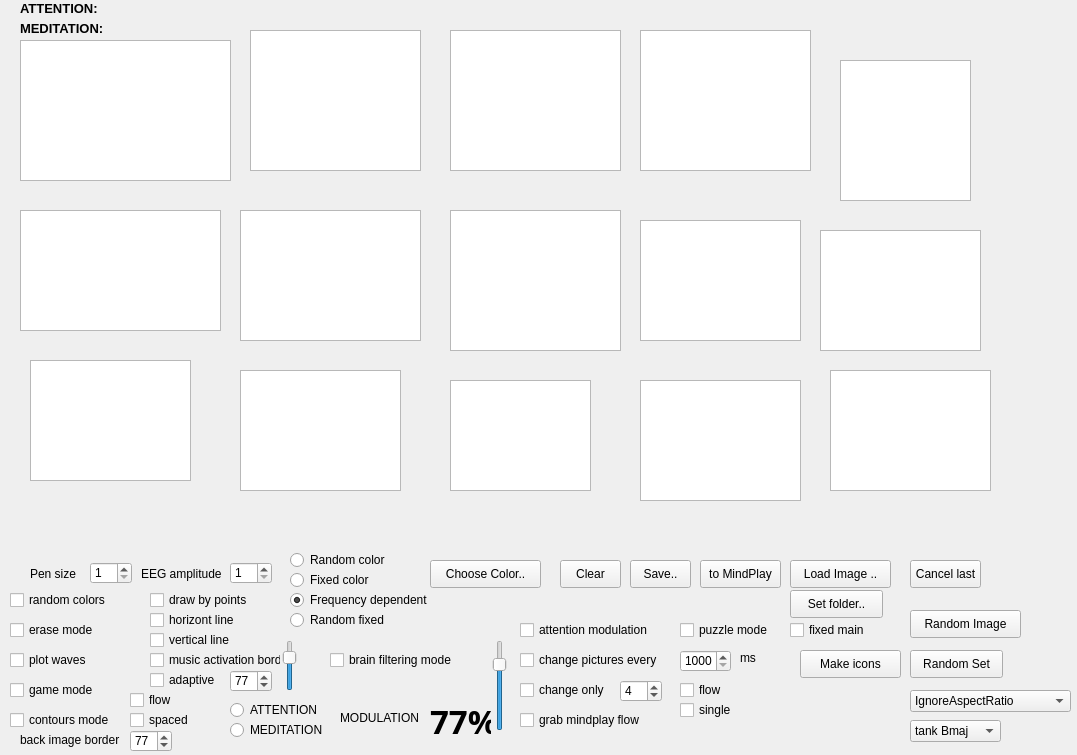
<?xml version="1.0" encoding="UTF-8"?>
<ui version="4.0">
 <class>paintform</class>
 <widget class="QWidget" name="paintform">
  <property name="geometry">
   <rect>
    <x>0</x>
    <y>0</y>
    <width>1077</width>
    <height>755</height>
   </rect>
  </property>
  <property name="windowTitle">
   <string>MindDrawPlay beta 2.24 | MindDraw</string>
  </property>
  <widget class="QGraphicsView" name="graphicsView">
   <property name="geometry">
    <rect>
     <x>240</x>
     <y>210</y>
     <width>181</width>
     <height>131</height>
    </rect>
   </property>
   <property name="sizePolicy">
    <sizepolicy hsizetype="Fixed" vsizetype="Fixed">
     <horstretch>0</horstretch>
     <verstretch>0</verstretch>
    </sizepolicy>
   </property>
   <property name="verticalScrollBarPolicy">
    <enum>Qt::ScrollBarAlwaysOff</enum>
   </property>
   <property name="horizontalScrollBarPolicy">
    <enum>Qt::ScrollBarAlwaysOff</enum>
   </property>
  </widget>
  <widget class="QPushButton" name="pushButton">
   <property name="geometry">
    <rect>
     <x>560</x>
     <y>560</y>
     <width>61</width>
     <height>28</height>
    </rect>
   </property>
   <property name="text">
    <string>Clear</string>
   </property>
  </widget>
  <widget class="QCheckBox" name="checkBox">
   <property name="geometry">
    <rect>
     <x>10</x>
     <y>590</y>
     <width>121</width>
     <height>20</height>
    </rect>
   </property>
   <property name="text">
    <string>random colors</string>
   </property>
  </widget>
  <widget class="QPushButton" name="pushButton_2">
   <property name="geometry">
    <rect>
     <x>790</x>
     <y>560</y>
     <width>101</width>
     <height>28</height>
    </rect>
   </property>
   <property name="text">
    <string>Load Image ..</string>
   </property>
  </widget>
  <widget class="QSpinBox" name="spinBox">
   <property name="geometry">
    <rect>
     <x>230</x>
     <y>562</y>
     <width>42</width>
     <height>22</height>
    </rect>
   </property>
   <property name="minimum">
    <number>1</number>
   </property>
   <property name="maximum">
    <number>12</number>
   </property>
  </widget>
  <widget class="QLabel" name="label">
   <property name="geometry">
    <rect>
     <x>141</x>
     <y>564</y>
     <width>91</width>
     <height>20</height>
    </rect>
   </property>
   <property name="text">
    <string>EEG amplitude</string>
   </property>
  </widget>
  <widget class="QLabel" name="label_2">
   <property name="geometry">
    <rect>
     <x>30</x>
     <y>564</y>
     <width>51</width>
     <height>20</height>
    </rect>
   </property>
   <property name="text">
    <string>Pen size</string>
   </property>
  </widget>
  <widget class="QSpinBox" name="spinBox_2">
   <property name="geometry">
    <rect>
     <x>90</x>
     <y>562</y>
     <width>42</width>
     <height>22</height>
    </rect>
   </property>
   <property name="minimum">
    <number>1</number>
   </property>
   <property name="maximum">
    <number>50</number>
   </property>
  </widget>
  <widget class="QPushButton" name="pushButton_3">
   <property name="geometry">
    <rect>
     <x>430</x>
     <y>560</y>
     <width>111</width>
     <height>28</height>
    </rect>
   </property>
   <property name="text">
    <string>Choose Color..</string>
   </property>
  </widget>
  <widget class="QPushButton" name="pushButton_4">
   <property name="geometry">
    <rect>
     <x>630</x>
     <y>560</y>
     <width>61</width>
     <height>28</height>
    </rect>
   </property>
   <property name="text">
    <string>Save..</string>
   </property>
  </widget>
  <widget class="QCheckBox" name="checkBox_2">
   <property name="geometry">
    <rect>
     <x>150</x>
     <y>590</y>
     <width>111</width>
     <height>20</height>
    </rect>
   </property>
   <property name="text">
    <string>draw by points</string>
   </property>
  </widget>
  <widget class="QRadioButton" name="radioButton">
   <property name="geometry">
    <rect>
     <x>290</x>
     <y>550</y>
     <width>111</width>
     <height>20</height>
    </rect>
   </property>
   <property name="text">
    <string>Random color</string>
   </property>
  </widget>
  <widget class="QRadioButton" name="radioButton_2">
   <property name="geometry">
    <rect>
     <x>290</x>
     <y>570</y>
     <width>95</width>
     <height>20</height>
    </rect>
   </property>
   <property name="text">
    <string>Fixed color</string>
   </property>
  </widget>
  <widget class="QRadioButton" name="radioButton_3">
   <property name="geometry">
    <rect>
     <x>290</x>
     <y>590</y>
     <width>151</width>
     <height>20</height>
    </rect>
   </property>
   <property name="text">
    <string>Frequency dependent</string>
   </property>
   <property name="checked">
    <bool>true</bool>
   </property>
  </widget>
  <widget class="QPushButton" name="pushButton_5">
   <property name="geometry">
    <rect>
     <x>910</x>
     <y>560</y>
     <width>71</width>
     <height>28</height>
    </rect>
   </property>
   <property name="text">
    <string>Cancel last</string>
   </property>
  </widget>
  <widget class="QCheckBox" name="checkBox_3">
   <property name="geometry">
    <rect>
     <x>10</x>
     <y>620</y>
     <width>101</width>
     <height>20</height>
    </rect>
   </property>
   <property name="text">
    <string>erase mode</string>
   </property>
  </widget>
  <widget class="QCheckBox" name="checkBox_4">
   <property name="geometry">
    <rect>
     <x>150</x>
     <y>610</y>
     <width>101</width>
     <height>20</height>
    </rect>
   </property>
   <property name="text">
    <string>horizont line</string>
   </property>
  </widget>
  <widget class="QCheckBox" name="checkBox_5">
   <property name="geometry">
    <rect>
     <x>150</x>
     <y>630</y>
     <width>91</width>
     <height>20</height>
    </rect>
   </property>
   <property name="text">
    <string>vertical line</string>
   </property>
  </widget>
  <widget class="QCheckBox" name="checkBox_6">
   <property name="geometry">
    <rect>
     <x>330</x>
     <y>650</y>
     <width>151</width>
     <height>20</height>
    </rect>
   </property>
   <property name="text">
    <string>brain filtering mode </string>
   </property>
  </widget>
  <widget class="QPushButton" name="pushButton_6">
   <property name="geometry">
    <rect>
     <x>910</x>
     <y>610</y>
     <width>111</width>
     <height>28</height>
    </rect>
   </property>
   <property name="text">
    <string>Random Image</string>
   </property>
  </widget>
  <widget class="QLabel" name="label_24">
   <property name="geometry">
    <rect>
     <x>20</x>
     <y>20</y>
     <width>181</width>
     <height>16</height>
    </rect>
   </property>
   <property name="font">
    <font>
     <pointsize>10</pointsize>
     <weight>75</weight>
     <bold>true</bold>
    </font>
   </property>
   <property name="text">
    <string>MEDITATION:</string>
   </property>
  </widget>
  <widget class="QLabel" name="label_23">
   <property name="geometry">
    <rect>
     <x>20</x>
     <y>0</y>
     <width>181</width>
     <height>16</height>
    </rect>
   </property>
   <property name="font">
    <font>
     <pointsize>10</pointsize>
     <weight>75</weight>
     <bold>true</bold>
    </font>
   </property>
   <property name="text">
    <string>ATTENTION: </string>
   </property>
  </widget>
  <widget class="QCheckBox" name="checkBox_7">
   <property name="geometry">
    <rect>
     <x>520</x>
     <y>620</y>
     <width>151</width>
     <height>20</height>
    </rect>
   </property>
   <property name="text">
    <string>attention modulation</string>
   </property>
  </widget>
  <widget class="QGraphicsView" name="graphicsView_2">
   <property name="geometry">
    <rect>
     <x>20</x>
     <y>40</y>
     <width>211</width>
     <height>141</height>
    </rect>
   </property>
  </widget>
  <widget class="QGraphicsView" name="graphicsView_3">
   <property name="geometry">
    <rect>
     <x>20</x>
     <y>210</y>
     <width>201</width>
     <height>121</height>
    </rect>
   </property>
  </widget>
  <widget class="QGraphicsView" name="graphicsView_4">
   <property name="geometry">
    <rect>
     <x>250</x>
     <y>30</y>
     <width>171</width>
     <height>141</height>
    </rect>
   </property>
  </widget>
  <widget class="QGraphicsView" name="graphicsView_5">
   <property name="geometry">
    <rect>
     <x>840</x>
     <y>60</y>
     <width>131</width>
     <height>141</height>
    </rect>
   </property>
  </widget>
  <widget class="QGraphicsView" name="graphicsView_6">
   <property name="geometry">
    <rect>
     <x>830</x>
     <y>370</y>
     <width>161</width>
     <height>121</height>
    </rect>
   </property>
  </widget>
  <widget class="QGraphicsView" name="graphicsView_7">
   <property name="geometry">
    <rect>
     <x>450</x>
     <y>380</y>
     <width>141</width>
     <height>111</height>
    </rect>
   </property>
  </widget>
  <widget class="QGraphicsView" name="graphicsView_8">
   <property name="geometry">
    <rect>
     <x>450</x>
     <y>30</y>
     <width>171</width>
     <height>141</height>
    </rect>
   </property>
  </widget>
  <widget class="QGraphicsView" name="graphicsView_9">
   <property name="geometry">
    <rect>
     <x>640</x>
     <y>30</y>
     <width>171</width>
     <height>141</height>
    </rect>
   </property>
  </widget>
  <widget class="QGraphicsView" name="graphicsView_10">
   <property name="geometry">
    <rect>
     <x>450</x>
     <y>210</y>
     <width>171</width>
     <height>141</height>
    </rect>
   </property>
  </widget>
  <widget class="QGraphicsView" name="graphicsView_11">
   <property name="geometry">
    <rect>
     <x>30</x>
     <y>360</y>
     <width>161</width>
     <height>121</height>
    </rect>
   </property>
  </widget>
  <widget class="QGraphicsView" name="graphicsView_12">
   <property name="geometry">
    <rect>
     <x>240</x>
     <y>370</y>
     <width>161</width>
     <height>121</height>
    </rect>
   </property>
  </widget>
  <widget class="QGraphicsView" name="graphicsView_13">
   <property name="geometry">
    <rect>
     <x>640</x>
     <y>380</y>
     <width>161</width>
     <height>121</height>
    </rect>
   </property>
  </widget>
  <widget class="QGraphicsView" name="graphicsView_14">
   <property name="geometry">
    <rect>
     <x>640</x>
     <y>220</y>
     <width>161</width>
     <height>121</height>
    </rect>
   </property>
  </widget>
  <widget class="QGraphicsView" name="graphicsView_15">
   <property name="geometry">
    <rect>
     <x>820</x>
     <y>230</y>
     <width>161</width>
     <height>121</height>
    </rect>
   </property>
  </widget>
  <widget class="QCheckBox" name="checkBox_8">
   <property name="geometry">
    <rect>
     <x>680</x>
     <y>620</y>
     <width>101</width>
     <height>20</height>
    </rect>
   </property>
   <property name="text">
    <string>puzzle mode</string>
   </property>
  </widget>
  <widget class="QPushButton" name="pushButton_7">
   <property name="geometry">
    <rect>
     <x>910</x>
     <y>650</y>
     <width>93</width>
     <height>28</height>
    </rect>
   </property>
   <property name="text">
    <string>Random Set</string>
   </property>
  </widget>
  <widget class="QCheckBox" name="checkBox_9">
   <property name="geometry">
    <rect>
     <x>790</x>
     <y>620</y>
     <width>101</width>
     <height>20</height>
    </rect>
   </property>
   <property name="text">
    <string>fixed main</string>
   </property>
  </widget>
  <widget class="QCheckBox" name="checkBox_10">
   <property name="geometry">
    <rect>
     <x>520</x>
     <y>650</y>
     <width>151</width>
     <height>20</height>
    </rect>
   </property>
   <property name="text">
    <string>change pictures every</string>
   </property>
  </widget>
  <widget class="QSpinBox" name="spinBox_3">
   <property name="geometry">
    <rect>
     <x>680</x>
     <y>650</y>
     <width>51</width>
     <height>22</height>
    </rect>
   </property>
   <property name="minimum">
    <number>1000</number>
   </property>
   <property name="maximum">
    <number>5000</number>
   </property>
   <property name="singleStep">
    <number>100</number>
   </property>
   <property name="value">
    <number>1000</number>
   </property>
  </widget>
  <widget class="QLabel" name="label_3">
   <property name="geometry">
    <rect>
     <x>740</x>
     <y>650</y>
     <width>31</width>
     <height>16</height>
    </rect>
   </property>
   <property name="text">
    <string>ms</string>
   </property>
  </widget>
  <widget class="QPushButton" name="pushButton_8">
   <property name="geometry">
    <rect>
     <x>800</x>
     <y>650</y>
     <width>101</width>
     <height>28</height>
    </rect>
   </property>
   <property name="text">
    <string>Make icons</string>
   </property>
  </widget>
  <widget class="QRadioButton" name="radioButton_4">
   <property name="geometry">
    <rect>
     <x>230</x>
     <y>700</y>
     <width>101</width>
     <height>20</height>
    </rect>
   </property>
   <property name="text">
    <string>ATTENTION</string>
   </property>
   <attribute name="buttonGroup">
    <string notr="true">buttonGroup</string>
   </attribute>
  </widget>
  <widget class="QRadioButton" name="radioButton_5">
   <property name="geometry">
    <rect>
     <x>230</x>
     <y>720</y>
     <width>101</width>
     <height>20</height>
    </rect>
   </property>
   <property name="text">
    <string>MEDITATION</string>
   </property>
   <attribute name="buttonGroup">
    <string notr="true">buttonGroup</string>
   </attribute>
  </widget>
  <widget class="QLabel" name="label_4">
   <property name="geometry">
    <rect>
     <x>340</x>
     <y>710</y>
     <width>81</width>
     <height>16</height>
    </rect>
   </property>
   <property name="text">
    <string>MODULATION</string>
   </property>
  </widget>
  <widget class="QLabel" name="label_5">
   <property name="geometry">
    <rect>
     <x>430</x>
     <y>700</y>
     <width>61</width>
     <height>41</height>
    </rect>
   </property>
   <property name="font">
    <font>
     <family>Narkisim</family>
     <pointsize>25</pointsize>
     <weight>75</weight>
     <bold>true</bold>
    </font>
   </property>
   <property name="text">
    <string>77%</string>
   </property>
  </widget>
  <widget class="QCheckBox" name="checkBox_11">
   <property name="geometry">
    <rect>
     <x>520</x>
     <y>680</y>
     <width>121</width>
     <height>20</height>
    </rect>
   </property>
   <property name="text">
    <string>change only</string>
   </property>
  </widget>
  <widget class="QSpinBox" name="spinBox_4">
   <property name="geometry">
    <rect>
     <x>620</x>
     <y>680</y>
     <width>42</width>
     <height>22</height>
    </rect>
   </property>
   <property name="minimum">
    <number>0</number>
   </property>
   <property name="maximum">
    <number>14</number>
   </property>
   <property name="value">
    <number>4</number>
   </property>
  </widget>
  <widget class="QComboBox" name="comboBox">
   <property name="geometry">
    <rect>
     <x>910</x>
     <y>690</y>
     <width>161</width>
     <height>22</height>
    </rect>
   </property>
   <item>
    <property name="text">
     <string>IgnoreAspectRatio</string>
    </property>
   </item>
   <item>
    <property name="text">
     <string>KeepAspectRatio</string>
    </property>
   </item>
   <item>
    <property name="text">
     <string>KeepExpanding</string>
    </property>
   </item>
  </widget>
  <widget class="QCustomPlot" name="widget" native="true">
   <property name="geometry">
    <rect>
     <x>60</x>
     <y>510</y>
     <width>421</width>
     <height>41</height>
    </rect>
   </property>
  </widget>
  <widget class="QCustomPlot" name="widget_2" native="true">
   <property name="geometry">
    <rect>
     <x>520</x>
     <y>510</y>
     <width>441</width>
     <height>31</height>
    </rect>
   </property>
  </widget>
  <widget class="QCheckBox" name="checkBox_12">
   <property name="geometry">
    <rect>
     <x>10</x>
     <y>650</y>
     <width>101</width>
     <height>20</height>
    </rect>
   </property>
   <property name="text">
    <string>plot waves</string>
   </property>
  </widget>
  <widget class="QCheckBox" name="checkBox_13">
   <property name="geometry">
    <rect>
     <x>10</x>
     <y>680</y>
     <width>101</width>
     <height>20</height>
    </rect>
   </property>
   <property name="text">
    <string>game mode</string>
   </property>
  </widget>
  <widget class="QCheckBox" name="checkBox_14">
   <property name="geometry">
    <rect>
     <x>10</x>
     <y>710</y>
     <width>121</width>
     <height>20</height>
    </rect>
   </property>
   <property name="text">
    <string>contours mode</string>
   </property>
  </widget>
  <widget class="QSlider" name="verticalSlider">
   <property name="geometry">
    <rect>
     <x>490</x>
     <y>640</y>
     <width>20</width>
     <height>91</height>
    </rect>
   </property>
   <property name="maximum">
    <number>100</number>
   </property>
   <property name="value">
    <number>77</number>
   </property>
   <property name="tracking">
    <bool>false</bool>
   </property>
   <property name="orientation">
    <enum>Qt::Vertical</enum>
   </property>
  </widget>
  <widget class="QRadioButton" name="radioButton_6">
   <property name="geometry">
    <rect>
     <x>290</x>
     <y>610</y>
     <width>121</width>
     <height>20</height>
    </rect>
   </property>
   <property name="text">
    <string>Random fixed </string>
   </property>
  </widget>
  <widget class="QCheckBox" name="checkBox_15">
   <property name="geometry">
    <rect>
     <x>150</x>
     <y>650</y>
     <width>131</width>
     <height>20</height>
    </rect>
   </property>
   <property name="text">
    <string>music activation border</string>
   </property>
  </widget>
  <widget class="QSpinBox" name="spinBox_5">
   <property name="geometry">
    <rect>
     <x>230</x>
     <y>670</y>
     <width>42</width>
     <height>22</height>
    </rect>
   </property>
   <property name="minimum">
    <number>20</number>
   </property>
   <property name="maximum">
    <number>99</number>
   </property>
   <property name="value">
    <number>77</number>
   </property>
  </widget>
  <widget class="QSlider" name="verticalSlider_2">
   <property name="geometry">
    <rect>
     <x>280</x>
     <y>640</y>
     <width>20</width>
     <height>51</height>
    </rect>
   </property>
   <property name="minimum">
    <number>20</number>
   </property>
   <property name="maximum">
    <number>99</number>
   </property>
   <property name="value">
    <number>77</number>
   </property>
   <property name="orientation">
    <enum>Qt::Vertical</enum>
   </property>
  </widget>
  <widget class="QComboBox" name="comboBox_2">
   <property name="geometry">
    <rect>
     <x>910</x>
     <y>720</y>
     <width>91</width>
     <height>22</height>
    </rect>
   </property>
   <property name="currentIndex">
    <number>1</number>
   </property>
   <item>
    <property name="text">
     <string>tank Gmaj</string>
    </property>
   </item>
   <item>
    <property name="text">
     <string>tank Bmaj</string>
    </property>
   </item>
   <item>
    <property name="text">
     <string>space Dmin</string>
    </property>
   </item>
  </widget>
  <widget class="QPushButton" name="pushButton_9">
   <property name="geometry">
    <rect>
     <x>700</x>
     <y>560</y>
     <width>81</width>
     <height>28</height>
    </rect>
   </property>
   <property name="text">
    <string>to MindPlay</string>
   </property>
  </widget>
  <widget class="QLabel" name="label_7">
   <property name="geometry">
    <rect>
     <x>20</x>
     <y>730</y>
     <width>111</width>
     <height>20</height>
    </rect>
   </property>
   <property name="text">
    <string>back image border</string>
   </property>
  </widget>
  <widget class="QSpinBox" name="spinBox_6">
   <property name="geometry">
    <rect>
     <x>130</x>
     <y>730</y>
     <width>42</width>
     <height>22</height>
    </rect>
   </property>
   <property name="minimum">
    <number>40</number>
   </property>
   <property name="maximum">
    <number>99</number>
   </property>
   <property name="value">
    <number>77</number>
   </property>
  </widget>
  <widget class="QCheckBox" name="checkBox_16">
   <property name="geometry">
    <rect>
     <x>680</x>
     <y>680</y>
     <width>91</width>
     <height>20</height>
    </rect>
   </property>
   <property name="text">
    <string>flow</string>
   </property>
  </widget>
  <widget class="QCheckBox" name="checkBox_17">
   <property name="geometry">
    <rect>
     <x>680</x>
     <y>700</y>
     <width>61</width>
     <height>20</height>
    </rect>
   </property>
   <property name="text">
    <string>single</string>
   </property>
  </widget>
  <widget class="QPushButton" name="pushButton_10">
   <property name="geometry">
    <rect>
     <x>790</x>
     <y>590</y>
     <width>93</width>
     <height>28</height>
    </rect>
   </property>
   <property name="text">
    <string>Set folder..</string>
   </property>
  </widget>
  <widget class="QCheckBox" name="checkBox_19">
   <property name="geometry">
    <rect>
     <x>150</x>
     <y>670</y>
     <width>71</width>
     <height>20</height>
    </rect>
   </property>
   <property name="text">
    <string>adaptive</string>
   </property>
  </widget>
  <widget class="QCheckBox" name="checkBox_20">
   <property name="geometry">
    <rect>
     <x>130</x>
     <y>710</y>
     <width>71</width>
     <height>20</height>
    </rect>
   </property>
   <property name="text">
    <string>spaced</string>
   </property>
  </widget>
  <widget class="QCheckBox" name="checkBox_21">
   <property name="geometry">
    <rect>
     <x>130</x>
     <y>690</y>
     <width>51</width>
     <height>20</height>
    </rect>
   </property>
   <property name="text">
    <string>flow</string>
   </property>
  </widget>
  <widget class="QCheckBox" name="checkBox_18">
   <property name="geometry">
    <rect>
     <x>520</x>
     <y>710</y>
     <width>141</width>
     <height>20</height>
    </rect>
   </property>
   <property name="text">
    <string>grab mindplay flow</string>
   </property>
  </widget>
  <zorder>pushButton_5</zorder>
  <zorder>pushButton_8</zorder>
  <zorder>graphicsView</zorder>
  <zorder>pushButton</zorder>
  <zorder>checkBox</zorder>
  <zorder>pushButton_2</zorder>
  <zorder>spinBox</zorder>
  <zorder>label</zorder>
  <zorder>label_2</zorder>
  <zorder>spinBox_2</zorder>
  <zorder>pushButton_3</zorder>
  <zorder>pushButton_4</zorder>
  <zorder>checkBox_2</zorder>
  <zorder>radioButton</zorder>
  <zorder>radioButton_2</zorder>
  <zorder>radioButton_3</zorder>
  <zorder>checkBox_3</zorder>
  <zorder>checkBox_4</zorder>
  <zorder>checkBox_5</zorder>
  <zorder>checkBox_6</zorder>
  <zorder>pushButton_6</zorder>
  <zorder>label_24</zorder>
  <zorder>label_23</zorder>
  <zorder>checkBox_7</zorder>
  <zorder>graphicsView_2</zorder>
  <zorder>graphicsView_3</zorder>
  <zorder>graphicsView_4</zorder>
  <zorder>graphicsView_5</zorder>
  <zorder>graphicsView_6</zorder>
  <zorder>graphicsView_7</zorder>
  <zorder>graphicsView_8</zorder>
  <zorder>graphicsView_9</zorder>
  <zorder>graphicsView_10</zorder>
  <zorder>graphicsView_11</zorder>
  <zorder>graphicsView_12</zorder>
  <zorder>graphicsView_13</zorder>
  <zorder>graphicsView_14</zorder>
  <zorder>graphicsView_15</zorder>
  <zorder>checkBox_8</zorder>
  <zorder>pushButton_7</zorder>
  <zorder>checkBox_9</zorder>
  <zorder>checkBox_10</zorder>
  <zorder>spinBox_3</zorder>
  <zorder>label_3</zorder>
  <zorder>radioButton_4</zorder>
  <zorder>radioButton_5</zorder>
  <zorder>label_4</zorder>
  <zorder>label_5</zorder>
  <zorder>checkBox_11</zorder>
  <zorder>spinBox_4</zorder>
  <zorder>comboBox</zorder>
  <zorder>widget</zorder>
  <zorder>widget_2</zorder>
  <zorder>checkBox_12</zorder>
  <zorder>checkBox_13</zorder>
  <zorder>checkBox_14</zorder>
  <zorder>verticalSlider</zorder>
  <zorder>radioButton_6</zorder>
  <zorder>checkBox_15</zorder>
  <zorder>spinBox_5</zorder>
  <zorder>verticalSlider_2</zorder>
  <zorder>comboBox_2</zorder>
  <zorder>pushButton_9</zorder>
  <zorder>label_7</zorder>
  <zorder>spinBox_6</zorder>
  <zorder>checkBox_16</zorder>
  <zorder>checkBox_17</zorder>
  <zorder>pushButton_10</zorder>
  <zorder>checkBox_19</zorder>
  <zorder>checkBox_20</zorder>
  <zorder>checkBox_21</zorder>
  <zorder>checkBox_18</zorder>
 </widget>
 <customwidgets>
  <customwidget>
   <class>QCustomPlot</class>
   <extends>QWidget</extends>
   <header location="global">qcustomplot.h</header>
   <container>1</container>
  </customwidget>
 </customwidgets>
 <resources/>
 <connections/>
 <buttongroups>
  <buttongroup name="buttonGroup"/>
 </buttongroups>
</ui>
